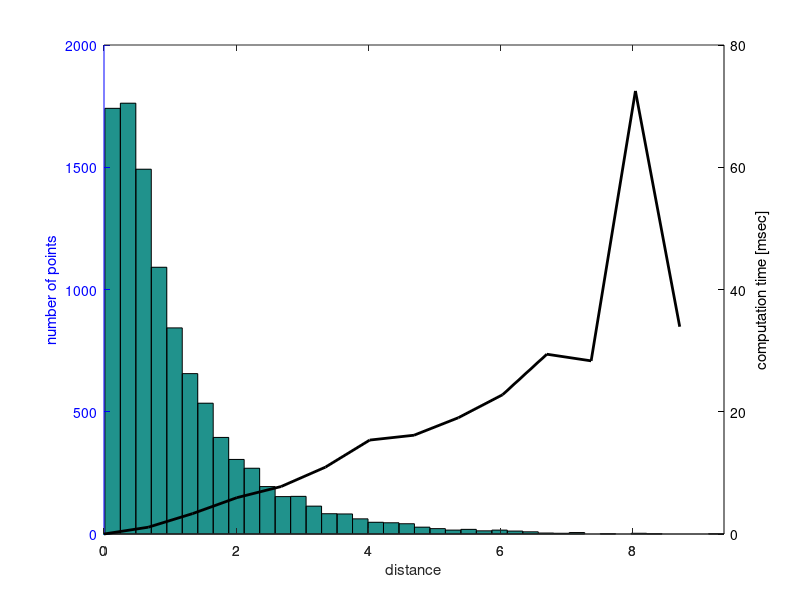
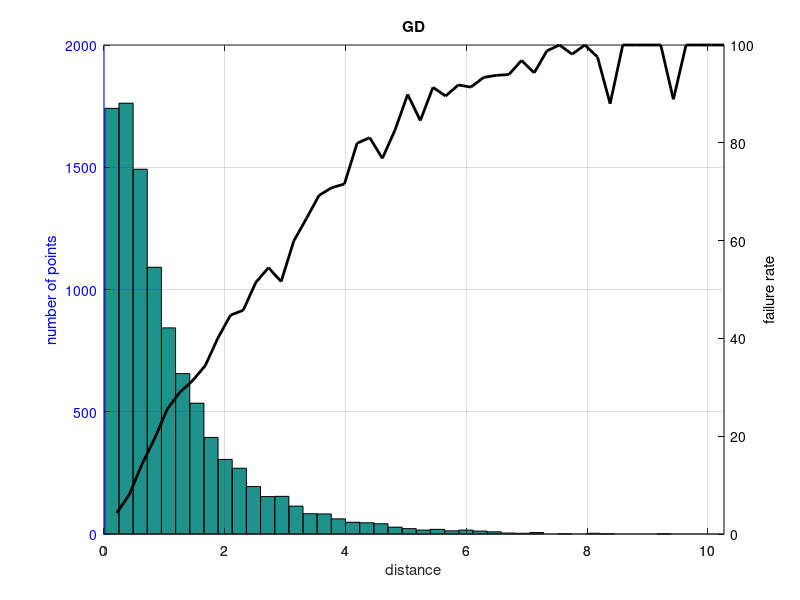

These figures' MATLAB source, in order:
% In this test, I test failure rate of local connections while considering
% the ABB joint limits and obstacles. This should give an idea about the
% performance of the Lazy strategy
% The success rate is also tracked to calculate visibility.
% last updated: 08/29/17

% gd_rbs_verification.txt - seed: 1504025383
% Results in the above files in this form:
% f << {success} << " " << {path verified} << " " << {distance between confs.} << " " << rbs_time << endl;

clear all
clc

D = load('gd_rbs_verification_withObs.txt');

%% Verification

suc = D(:,1)==1;
verf = D(:,2)==1;

disp(['Results of ' num2str(size(D,1)) ' local-connection queries.']);

disp(['Percent of successful local-connections that were verified: ' num2str(sum(verf & suc)/sum(suc)*100) '%']);

%%

disp(['Avg. runtime for successful local-connection: ' num2str(mean(D(suc,4))*1e3)  ' +/- ' num2str(std(D(suc,4))/sqrt(size(D(suc,4),1))*1e3) ' msec ']);
disp(['Avg. runtime for failed local-connection: ' num2str(mean(D(~suc,4))*1e3)  ' +/- ' num2str(std(D(suc,4))/sqrt(size(D(~suc,4),1))*1e3) ' msec ']);

disp(['Success rate/visibility for the RBS: ' num2str(sum(suc)/size(D,1)*100) '%']);

%% Runtime

clear td d
Dd = D(suc,3);
Td = D(suc,4);
max_d = max(Dd);
d = linspace(0, max_d, 15);
for i = 2:length(d)
    M = Td(Dd>=d(i-1) & Dd<d(i));
    td(i) = mean(M);
end
td(1) = 0;

figure(1)
clf
hist(Dd, 40);
hold on
[hAx,hLine1,hLine2] = plotyy(0,0,d, td*1000);
hold off
set(hLine2,'color','k','linewidth',2)
set(hAx,{'ycolor'},{'b';'k'})
xlabel('distance');
ylabel(hAx(1),'number of points');
ylabel(hAx(2),'computation time [msec]');
% ylim(hAx(1),[0 8500]);
% ylim(hAx(2),[0 0.12]);

%% Visibility

clear V d
Dd = D(:,3);
max_d = max(Dd);
d = linspace(0, max_d, 50);
for i = 2:length(d)
    S = D(D(:,3)>=d(i-1) & D(:,3)<d(i), 1);
    V(i-1) = (1-sum(S)/length(S)) * 100;
end
% V(1) = 100;

Dd = D(D(:,1)==1,3);

figure(2)
hist(Dd, 40);
hold on
[hAx,hLine1,hLine2] = plotyy(0,0, d(2:end), V);
hold off
set(hLine2,'color','k','linewidth',2)
set(hAx,{'ycolor'},{'b';'k'})
xlabel('distance');
ylabel(hAx(2),'failure rate');
ylabel(hAx(1),'number of points');
title('GD');
grid on
